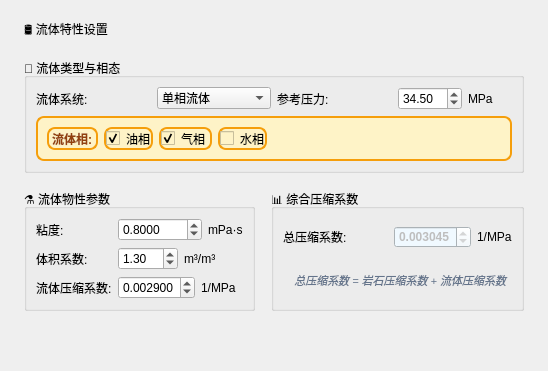
       <widget class="QWidget" name="pageFluidProperties">
        <layout class="QVBoxLayout" name="fluidPropertiesLayout">
         <property name="spacing">
          <number>16</number>
         </property>
         <property name="leftMargin">
          <number>24</number>
         </property>
         <property name="topMargin">
          <number>20</number>
         </property>
         <property name="rightMargin">
          <number>24</number>
         </property>
         <property name="bottomMargin">
          <number>20</number>
         </property>
         <item>
          <widget class="QLabel" name="fluidHeader">
           <property name="text">
            <string>🛢️ 流体特性设置</string>
           </property>
           <property name="labelClass" stdset="0">
            <string>sectionHeader</string>
           </property>
          </widget>
         </item>
         <item>
          <widget class="QGroupBox" name="fluidTypeGroup">
           <property name="title">
            <string>🧪 流体类型与相态</string>
           </property>
           <layout class="QGridLayout" name="fluidTypeLayout">
            <item row="0" column="0">
             <widget class="QLabel" name="fluidSystemLabel">
              <property name="text">
               <string>流体系统:</string>
              </property>
             </widget>
            </item>
            <item row="0" column="1">
             <widget class="QComboBox" name="fluidSystemCombo">
              <item>
               <property name="text">
                <string>单相流体</string>
               </property>
              </item>
              <item>
               <property name="text">
                <string>多相流体</string>
               </property>
              </item>
             </widget>
            </item>
            <item row="0" column="2">
             <widget class="QLabel" name="referencePressureLabel">
              <property name="text">
               <string>参考压力:</string>
              </property>
             </widget>
            </item>
            <item row="0" column="3">
             <layout class="QHBoxLayout" name="referencePressureLayout">
              <item>
               <widget class="QDoubleSpinBox" name="referencePressureSpin">
                <property name="maximum">
                 <double>200.000000000000000</double>
                </property>
                <property name="value">
                 <double>34.500000000000000</double>
                </property>
               </widget>
              </item>
              <item>
               <widget class="QLabel" name="referencePressureUnitLabel">
                <property name="text">
                 <string>MPa</string>
                </property>
                <property name="labelClass" stdset="0">
                 <string>unitLabel</string>
                </property>
               </widget>
              </item>
             </layout>
            </item>
            <item row="1" column="0" colspan="4">
             <widget class="QFrame" name="phaseFrame">
              <property name="styleSheet">
               <string notr="true">background: #fef3c7; border: 2px solid #f59e0b; border-radius: 8px;</string>
              </property>
              <property name="frameShape">
               <enum>QFrame::Shape::StyledPanel</enum>
              </property>
              <property name="frameShadow">
               <enum>QFrame::Shadow::Raised</enum>
              </property>
              <layout class="QHBoxLayout" name="phaseLayout">
               <item>
                <widget class="QLabel" name="phaseLabel">
                 <property name="styleSheet">
                  <string notr="true">font-weight: bold; color: #92400e;</string>
                 </property>
                 <property name="text">
                  <string>流体相:</string>
                 </property>
                </widget>
               </item>
               <item>
                <widget class="QCheckBox" name="oilCheckBox">
                 <property name="text">
                  <string>油相</string>
                 </property>
                 <property name="checked">
                  <bool>true</bool>
                 </property>
                </widget>
               </item>
               <item>
                <widget class="QCheckBox" name="gasCheckBox">
                 <property name="text">
                  <string>气相 </string>
                 </property>
                 <property name="checked">
                  <bool>true</bool>
                 </property>
                </widget>
               </item>
               <item>
                <widget class="QCheckBox" name="waterCheckBox">
                 <property name="text">
                  <string>水相</string>
                 </property>
                </widget>
               </item>
               <item>
                <spacer name="phaseSpacer">
                 <property name="orientation">
                  <enum>Qt::Orientation::Horizontal</enum>
                 </property>
                 <property name="sizeHint" stdset="0">
                  <size>
                   <width>40</width>
                   <height>20</height>
                  </size>
                 </property>
                </spacer>
               </item>
              </layout>
             </widget>
            </item>
           </layout>
          </widget>
         </item>
         <item>
          <layout class="QHBoxLayout" name="fluidPropertiesHLayout">
           <item>
            <widget class="QGroupBox" name="fluidPropertiesGroup">
             <property name="title">
              <string>⚗️ 流体物性参数</string>
             </property>
             <layout class="QGridLayout" name="fluidPropertiesGridLayout">
              <item row="0" column="0">
               <widget class="QLabel" name="viscosityLabel">
                <property name="text">
                 <string>粘度:</string>
                </property>
               </widget>
              </item>
              <item row="0" column="1">
               <layout class="QHBoxLayout" name="viscosityLayout">
                <item>
                 <widget class="QDoubleSpinBox" name="viscositySpin">
                  <property name="decimals">
                   <number>4</number>
                  </property>
                  <property name="maximum">
                   <double>1000.000000000000000</double>
                  </property>
                  <property name="value">
                   <double>0.800000000000000</double>
                  </property>
                 </widget>
                </item>
                <item>
                 <widget class="QLabel" name="viscosityUnitLabel">
                  <property name="text">
                   <string>mPa·s</string>
                  </property>
                  <property name="labelClass" stdset="0">
                   <string>unitLabel</string>
                  </property>
                 </widget>
                </item>
               </layout>
              </item>
              <item row="1" column="0">
               <widget class="QLabel" name="fvfLabel">
                <property name="text">
                 <string>体积系数:</string>
                </property>
               </widget>
              </item>
              <item row="1" column="1">
               <layout class="QHBoxLayout" name="fvfLayout">
                <item>
                 <widget class="QDoubleSpinBox" name="fvfSpin">
                  <property name="minimum">
                   <double>1.000000000000000</double>
                  </property>
                  <property name="maximum">
                   <double>3.000000000000000</double>
                  </property>
                  <property name="singleStep">
                   <double>0.100000000000000</double>
                  </property>
                  <property name="value">
                   <double>1.300000000000000</double>
                  </property>
                 </widget>
                </item>
                <item>
                 <widget class="QLabel" name="fvfUnitLabel">
                  <property name="text">
                   <string>m³/m³</string>
                  </property>
                  <property name="labelClass" stdset="0">
                   <string>unitLabel</string>
                  </property>
                 </widget>
                </item>
               </layout>
              </item>
              <item row="2" column="0">
               <widget class="QLabel" name="compressibilityFluidLabel">
                <property name="text">
                 <string>流体压缩系数:</string>
                </property>
               </widget>
              </item>
              <item row="2" column="1">
               <layout class="QHBoxLayout" name="compressibilityFluidLayout">
                <item>
                 <widget class="QDoubleSpinBox" name="compressibilityFluidSpin">
                  <property name="decimals">
                   <number>6</number>
                  </property>
                  <property name="maximum">
                   <double>0.100000000000000</double>
                  </property>
                  <property name="singleStep">
                   <double>0.000001000000000</double>
                  </property>
                  <property name="value">
                   <double>0.002900000000000</double>
                  </property>
                 </widget>
                </item>
                <item>
                 <widget class="QLabel" name="compressibilityFluidUnitLabel">
                  <property name="text">
                   <string>1/MPa</string>
                  </property>
                  <property name="labelClass" stdset="0">
                   <string>unitLabel</string>
                  </property>
                 </widget>
                </item>
               </layout>
              </item>
             </layout>
            </widget>
           </item>
           <item>
            <widget class="QGroupBox" name="totalCompressibilityGroup">
             <property name="title">
              <string>📊 综合压缩系数</string>
             </property>
             <layout class="QGridLayout" name="totalCompressibilityLayout">
              <item row="0" column="0">
               <widget class="QLabel" name="totalCompressibilityLabel">
                <property name="text">
                 <string>总压缩系数:</string>
                </property>
               </widget>
              </item>
              <item row="0" column="1">
               <layout class="QHBoxLayout" name="totalCompressibilityHLayout">
                <item>
                 <widget class="QDoubleSpinBox" name="totalCompressibilitySpin">
                  <property name="enabled">
                   <bool>false</bool>
                  </property>
                  <property name="styleSheet">
                   <string notr="true">background: #f0f9ff; font-weight: bold;</string>
                  </property>
                  <property name="decimals">
                   <number>6</number>
                  </property>
                  <property name="maximum">
                   <double>1.000000000000000</double>
                  </property>
                  <property name="singleStep">
                   <double>0.000001000000000</double>
                  </property>
                  <property name="value">
                   <double>0.003045000000000</double>
                  </property>
                 </widget>
                </item>
                <item>
                 <widget class="QLabel" name="totalCompressibilityUnitLabel">
                  <property name="text">
                   <string>1/MPa</string>
                  </property>
                  <property name="labelClass" stdset="0">
                   <string>unitLabel</string>
                  </property>
                 </widget>
                </item>
               </layout>
              </item>
              <item row="1" column="0" colspan="2">
               <widget class="QLabel" name="compressibilityNote">
                <property name="styleSheet">
                 <string notr="true">color: #64748b; font-size: 11px; font-style: italic;</string>
                </property>
                <property name="text">
                 <string>💡 总压缩系数 = 岩石压缩系数 + 流体压缩系数</string>
                </property>
               </widget>
              </item>
             </layout>
            </widget>
           </item>
          </layout>
         </item>
         <item>
          <spacer name="fluidPropertiesSpacer">
           <property name="orientation">
            <enum>Qt::Orientation::Vertical</enum>
           </property>
           <property name="sizeHint" stdset="0">
            <size>
             <width>20</width>
             <height>40</height>
            </size>
           </property>
          </spacer>
         </item>
        </layout>
       </widget>
